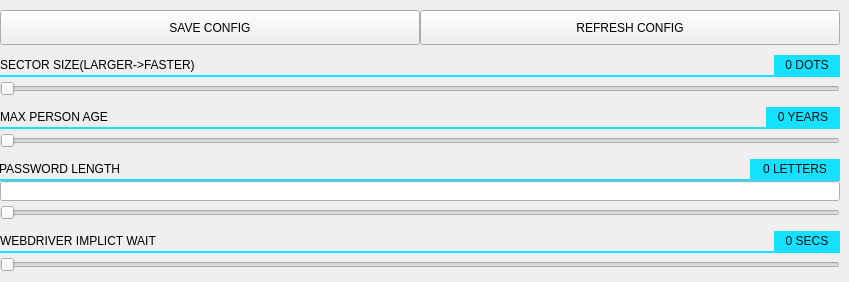
     <widget class="QWidget" name="params">
      <attribute name="title">
       <string>PARAMS</string>
      </attribute>
      <widget class="QWidget" name="params_sectorSize" native="true">
       <property name="geometry">
        <rect>
         <x>0</x>
         <y>55</y>
         <width>840</width>
         <height>42</height>
        </rect>
       </property>
       <widget class="QLabel" name="params_sectorSize_title">
        <property name="geometry">
         <rect>
          <x>0</x>
          <y>1</y>
          <width>216</width>
          <height>18</height>
         </rect>
        </property>
        <property name="styleSheet">
         <string notr="true"/>
        </property>
        <property name="text">
         <string>SECTOR SIZE(LARGER-&gt;FASTER)</string>
        </property>
       </widget>
       <widget class="QSlider" name="params_sectorSize_horizontalSlider">
        <property name="geometry">
         <rect>
          <x>0</x>
          <y>26</y>
          <width>840</width>
          <height>16</height>
         </rect>
        </property>
        <property name="styleSheet">
         <string notr="true"/>
        </property>
        <property name="orientation">
         <enum>Qt::Horizontal</enum>
        </property>
       </widget>
       <widget class="QLabel" name="params_sectorSize_dots">
        <property name="geometry">
         <rect>
          <x>774</x>
          <y>0</y>
          <width>66</width>
          <height>20</height>
         </rect>
        </property>
        <property name="minimumSize">
         <size>
          <width>66</width>
          <height>20</height>
         </size>
        </property>
        <property name="styleSheet">
         <string notr="true">background-color: #16e0ff;
color: #111111;
padding: 1px;</string>
        </property>
        <property name="text">
         <string>0 DOTS</string>
        </property>
        <property name="alignment">
         <set>Qt::AlignCenter</set>
        </property>
       </widget>
       <widget class="QLabel" name="params_sectorSize_devider">
        <property name="geometry">
         <rect>
          <x>0</x>
          <y>20</y>
          <width>840</width>
          <height>2</height>
         </rect>
        </property>
        <property name="styleSheet">
         <string notr="true">background-color: #16e0ff;</string>
        </property>
        <property name="text">
         <string/>
        </property>
       </widget>
      </widget>
      <widget class="QPushButton" name="params_save_config">
       <property name="geometry">
        <rect>
         <x>0</x>
         <y>10</y>
         <width>420</width>
         <height>35</height>
        </rect>
       </property>
       <property name="styleSheet">
        <string notr="true">border-right: 2px solid #0a0a0a;</string>
       </property>
       <property name="text">
        <string>SAVE CONFIG</string>
       </property>
      </widget>
      <widget class="QPushButton" name="params_refresh_config">
       <property name="geometry">
        <rect>
         <x>420</x>
         <y>10</y>
         <width>420</width>
         <height>35</height>
        </rect>
       </property>
       <property name="styleSheet">
        <string notr="true"/>
       </property>
       <property name="text">
        <string>REFRESH CONFIG</string>
       </property>
      </widget>
      <widget class="QWidget" name="params_passwordLength" native="true">
       <property name="geometry">
        <rect>
         <x>0</x>
         <y>159</y>
         <width>840</width>
         <height>62</height>
        </rect>
       </property>
       <widget class="QSlider" name="params_passwordLength_horizontalSlider">
        <property name="geometry">
         <rect>
          <x>0</x>
          <y>46</y>
          <width>840</width>
          <height>16</height>
         </rect>
        </property>
        <property name="styleSheet">
         <string notr="true"/>
        </property>
        <property name="orientation">
         <enum>Qt::Horizontal</enum>
        </property>
       </widget>
       <widget class="QLabel" name="params_passwordLength_letters">
        <property name="geometry">
         <rect>
          <x>750</x>
          <y>0</y>
          <width>90</width>
          <height>20</height>
         </rect>
        </property>
        <property name="minimumSize">
         <size>
          <width>66</width>
          <height>20</height>
         </size>
        </property>
        <property name="styleSheet">
         <string notr="true">background-color: #16e0ff;
color: #111111;
padding: 1px;</string>
        </property>
        <property name="text">
         <string>0 LETTERS</string>
        </property>
        <property name="alignment">
         <set>Qt::AlignCenter</set>
        </property>
       </widget>
       <widget class="QLineEdit" name="params_passwordLength_lineEdit">
        <property name="geometry">
         <rect>
          <x>0</x>
          <y>22</y>
          <width>840</width>
          <height>20</height>
         </rect>
        </property>
        <property name="styleSheet">
         <string notr="true">QLineEdit:hover {
	border: none;
}

QLineEdit:focus {
	border:none;
}</string>
        </property>
        <property name="alignment">
         <set>Qt::AlignCenter</set>
        </property>
        <property name="readOnly">
         <bool>true</bool>
        </property>
       </widget>
       <widget class="QLabel" name="params_passwordLength_title">
        <property name="geometry">
         <rect>
          <x>-1</x>
          <y>1</y>
          <width>120</width>
          <height>18</height>
         </rect>
        </property>
        <property name="styleSheet">
         <string notr="true"/>
        </property>
        <property name="text">
         <string>PASSWORD LENGTH</string>
        </property>
       </widget>
       <widget class="QLabel" name="params_passwordLength_devider">
        <property name="geometry">
         <rect>
          <x>0</x>
          <y>20</y>
          <width>840</width>
          <height>2</height>
         </rect>
        </property>
        <property name="styleSheet">
         <string notr="true">background-color: #16e0ff;</string>
        </property>
        <property name="text">
         <string/>
        </property>
       </widget>
      </widget>
      <widget class="QWidget" name="params_maxAge" native="true">
       <property name="geometry">
        <rect>
         <x>0</x>
         <y>107</y>
         <width>840</width>
         <height>42</height>
        </rect>
       </property>
       <widget class="QLabel" name="params_maxAge_title">
        <property name="geometry">
         <rect>
          <x>0</x>
          <y>1</y>
          <width>112</width>
          <height>18</height>
         </rect>
        </property>
        <property name="styleSheet">
         <string notr="true"/>
        </property>
        <property name="text">
         <string>MAX PERSON AGE</string>
        </property>
       </widget>
       <widget class="QSlider" name="params_maxAge_horizontalSlider">
        <property name="geometry">
         <rect>
          <x>0</x>
          <y>26</y>
          <width>840</width>
          <height>16</height>
         </rect>
        </property>
        <property name="styleSheet">
         <string notr="true"/>
        </property>
        <property name="orientation">
         <enum>Qt::Horizontal</enum>
        </property>
       </widget>
       <widget class="QLabel" name="params_maxAge_years">
        <property name="geometry">
         <rect>
          <x>766</x>
          <y>0</y>
          <width>74</width>
          <height>20</height>
         </rect>
        </property>
        <property name="minimumSize">
         <size>
          <width>66</width>
          <height>20</height>
         </size>
        </property>
        <property name="styleSheet">
         <string notr="true">background-color: #16e0ff;
color: #111111;
padding: 1px;</string>
        </property>
        <property name="text">
         <string>0 YEARS</string>
        </property>
        <property name="alignment">
         <set>Qt::AlignCenter</set>
        </property>
       </widget>
       <widget class="QLabel" name="params_maxAge_devider">
        <property name="geometry">
         <rect>
          <x>0</x>
          <y>20</y>
          <width>840</width>
          <height>2</height>
         </rect>
        </property>
        <property name="styleSheet">
         <string notr="true">background-color: #16e0ff;</string>
        </property>
        <property name="text">
         <string/>
        </property>
       </widget>
      </widget>
      <widget class="QWidget" name="params_webDriverImplictWait" native="true">
       <property name="geometry">
        <rect>
         <x>0</x>
         <y>231</y>
         <width>840</width>
         <height>42</height>
        </rect>
       </property>
       <widget class="QLabel" name="params_webDriverImplictWait_title">
        <property name="geometry">
         <rect>
          <x>0</x>
          <y>1</y>
          <width>176</width>
          <height>18</height>
         </rect>
        </property>
        <property name="styleSheet">
         <string notr="true"/>
        </property>
        <property name="text">
         <string>WEBDRIVER IMPLICT WAIT</string>
        </property>
       </widget>
       <widget class="QSlider" name="params_webDriverImplictWait_horizontalSlider">
        <property name="geometry">
         <rect>
          <x>0</x>
          <y>26</y>
          <width>840</width>
          <height>16</height>
         </rect>
        </property>
        <property name="styleSheet">
         <string notr="true"/>
        </property>
        <property name="orientation">
         <enum>Qt::Horizontal</enum>
        </property>
       </widget>
       <widget class="QLabel" name="params_webDriverImplictWait_secs">
        <property name="geometry">
         <rect>
          <x>774</x>
          <y>0</y>
          <width>66</width>
          <height>20</height>
         </rect>
        </property>
        <property name="minimumSize">
         <size>
          <width>66</width>
          <height>20</height>
         </size>
        </property>
        <property name="styleSheet">
         <string notr="true">background-color: #16e0ff;
color: #111111;
padding: 1px;</string>
        </property>
        <property name="text">
         <string>0 SECS</string>
        </property>
        <property name="alignment">
         <set>Qt::AlignCenter</set>
        </property>
       </widget>
       <widget class="QLabel" name="params_webDriverImplictWait_devider">
        <property name="geometry">
         <rect>
          <x>0</x>
          <y>20</y>
          <width>840</width>
          <height>2</height>
         </rect>
        </property>
        <property name="styleSheet">
         <string notr="true">background-color: #16e0ff;</string>
        </property>
        <property name="text">
         <string/>
        </property>
       </widget>
      </widget>
     </widget>
